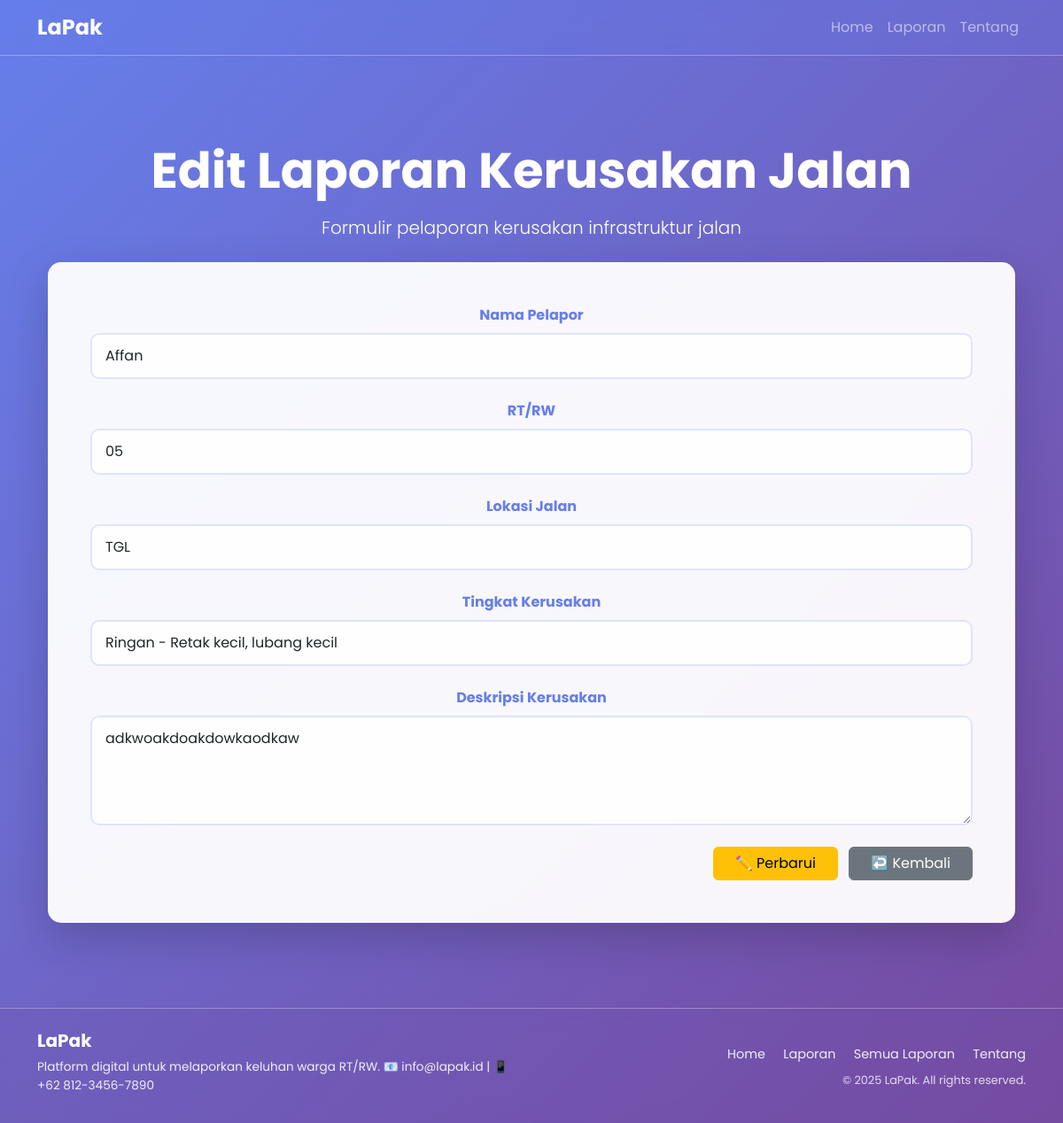
The page /laporan/edit/1 on the database its author committed.
### tables this page shows
CREATE TABLE "laporan631" (
	"id_laporan"	INTEGER,
	"nama_pelapor"	TEXT,
	"rt"	TEXT,
	"lokasi_jalan"	TEXT,
	"tingkat_kerusakan"	TEXT,
	"deskripsi_kerusakan"	TEXT,
	PRIMARY KEY("id_laporan" AUTOINCREMENT)
);

### App.py (the view, shortened to what this page needs)
@app.route('/laporan/edit/<int:id>', methods=['GET', 'PUT'])
def edit(id):
    laporan = Model631.getLaporanById(id)
    return render_template('laporan1.html', action='Edit', laporan=laporan)

### DBConnection.py (called while the page is built)
def get_db_connection():
    conn = sqlite3.connect(DB_NAME)
    conn.row_factory = sqlite3.Row
    return conn

### Model631.py (called while the page is built)
def getLaporanById(id_laporan):
    conn = DBConnection.get_db_connection()
    laporan = conn.execute("SELECT * FROM laporan631 WHERE id_laporan = ?", (id_laporan,)).fetchone()
    conn.close()
    return laporan

### Templates/laporan1.html (shortened to what this page needs)
{% extends "base.html" %}
{% block tengah8 %}
<h1 class="display-4 fw-bold mb-3">{{ action }} Laporan Kerusakan Jalan</h1>
<p class="lead mb-4">Formulir pelaporan kerusakan infrastruktur jalan</p>
<div class="container mt-4">
  <div class="card border-0 shadow-lg" style="background: rgba(255, 255, 255, 0.95); backdrop-filter: blur(10px); border-radius: 15px; box-shadow: 0 10px 40px rgba(102, 126, 234, 0.3), 0 0 20px rgba(118, 75, 162, 0.2);">
    <div class="card-body p-5">
      <form id="laporanForm" class="needs-validation" novalidate>
        <div class="mb-4">
          <label for="namaPelapor" class="form-label fw-bold" style="color: #667eea;">Nama Pelapor</label>
          <input type="text" name="namaPelapor631" class="form-control form-input" id="namaPelapor"
                 value="{{ laporan[1] if laporan else '' }}" placeholder="Masukkan nama lengkap Anda" required>
        </div>
        <div class="mb-4">
          <label for="rtRw" class="form-label fw-bold" style="color: #667eea;">RT/RW</label>
          <input type="text" name="rtRw631" class="form-control form-input" id="rtRw"
                 value="{{ laporan[2] if laporan else '' }}" placeholder="Contoh: RT 05/RW 03" required>
        </div>
        <div class="mb-4">
          <label for="lokasiJalan" class="form-label fw-bold" style="color: #667eea;">Lokasi Jalan</label>
          <input type="text" name="lokasiJalan631" class="form-control form-input" id="lokasiJalan"
                 value="{{ laporan[3] if laporan else '' }}" placeholder="Masukkan nama jalan atau lokasi spesifik" required>
        </div>
        <div class="mb-4">
          <label for="tingkatKerusakan" class="form-label fw-bold" style="color: #667eea;">Tingkat Kerusakan</label>
          <select name="tingkatKerusakan631" class="form-select form-input" id="tingkatKerusakan" required>
            <option value="Ringan - Retak kecil, lubang kecil" {% if laporan and laporan[4] == 'Ringan - Retak kecil, lubang kecil' %}selected{% endif %}>Ringan - Retak kecil, lubang kecil</option>
          </select>
        </div>
        <div class="mb-4">
          <label for="deskripsiKerusakan" class="form-label fw-bold" style="color: #667eea;">Deskripsi Kerusakan</label>
          <textarea name="deskripsiKerusakan631" class="form-control form-input" id="deskripsiKerusakan" rows="4"
                    placeholder="Jelaskan secara detail kondisi kerusakan jalan yang ditemukan" required>{{ laporan[5] if laporan else '' }}</textarea>
        </div>
        <div class="text-end mt-4">
          {% if action == 'Edit' %}
          <button type="submit" class="btn btn-warning px-4 btn_edit" data-edit-url="{{ url_for('edit', id=laporan[0]) }}">✏️ Perbarui</button>
          {% else %}
          <button type="submit" class="btn-submit btn_simpan">
            <span>💾 Simpan</span>
            <i class="ms-2">→</i>
          </button>
          {% endif %}
          <a href="{{ url_for('laporantabel') }}" class="btn btn-secondary px-4 ms-2">↩️ Kembali</a>
        </div>
      </form>
    </div>
  </div>
</div>
{% endblock %}

### Templates/base.html (style rules this page uses)
* { font-family: "Poppins", sans-serif; }
body { display: flex; flex-direction: column; min-height: 100vh; background: linear-gradient(135deg, #667eea 0%, #764ba2 100%); }

### Templates/laporan1.html (style rules this page uses)
.form-input { border: 2px solid rgba(102, 126, 234, 0.2); border-radius: 10px; padding: 12px 15px; transition: all 0.3s ease; background: rgba(255, 255, 255, 0.9); }

### rows shown on the page
laporan631: namaPelapor631 "Affan", rtRw631 "05", lokasiJalan631 "TGL", tingkatKerusakan631 "Ringan - Retak kecil, lubang kecil", deskripsiKerusakan631 "adkwoakdoakdowkaodkaw"

### other values the page prints
{{ action }} "Edit"
